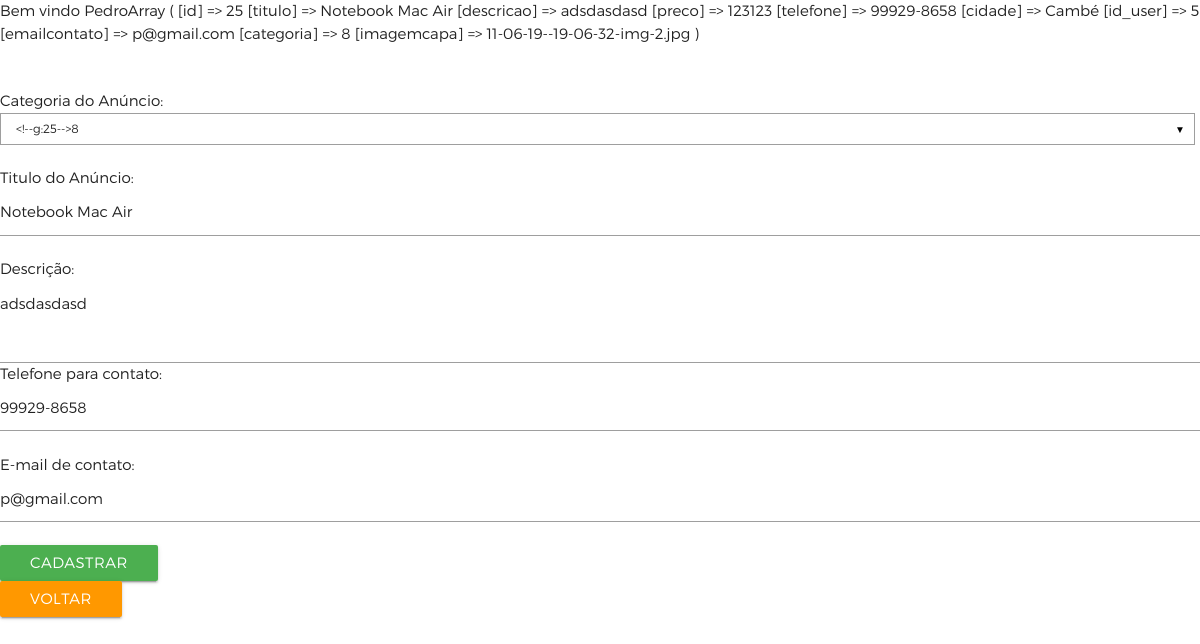
Page /edit_post.php?id=25 (signed in) on the committed database.
### tables this page shows
CREATE TABLE `anuncios` (
  `id` int(11) NOT NULL,
  `titulo` varchar(255) NOT NULL,
  `descricao` mediumtext NOT NULL,
  `preco` varchar(15) NOT NULL,
  `telefone` varchar(255) NOT NULL,
  `cidade` varchar(255) NOT NULL,
  `id_user` int(11) NOT NULL,
  `emailcontato` varchar(255) NOT NULL,
  `categoria` varchar(255) NOT NULL,
  `imagemcapa` mediumtext NOT NULL
);

### edit_post.php (the view, shortened to what this page needs)
<?php require_once 'assets/php/conn.php'; ?>
<?php
$id = $_REQUEST['id'];
if((!isset ($_SESSION['nome']) == true) and (!isset ($_SESSION['senha']) == true))
{
	unset($_SESSION['email']);
	unset($_SESSION['senha']);
	unset($_SESSION['nome']);
	echo    "<META HTTP-EQUIV=REFRESH CONTENT = '0;URL=http://localhost/php/login.php'>
	<script type='text/javascript'>
	alert('Logue para prosseguir');
	</script>";
} else {
	$logado = $_SESSION['nome'];
}
if((isset($_SESSION['nome']) == true)) {
	echo "Bem vindo ".$logado;
}
$queryAnuncio = "SELECT * FROM anuncios
WHERE '$id' = id";
$result = mysqli_query($conn, $queryAnuncio) or die(mysqli_error($conn));
$rowAnuncio = mysqli_fetch_assoc($result);
print_r($rowAnuncio);
$titulo = $rowAnuncio['titulo'];
$descricao = $rowAnuncio['descricao'];
$telefone = $rowAnuncio['telefone'];
$emailcontato = $rowAnuncio['emailcontato'];
?>
<!DOCTYPE html>
<html lang="en">
<head>
	<?php require_once 'assets/php/styles.php'; ?>
</head>
<body>
	<form method="post" action="assets/php/php-post-update.php">
		<input type="hidden" name="id" placeholder="Qual seu nome?" value="<?php echo $id ?>" required><br/><br/>
		Categoria do Anúncio:<BR />
		<BR />
		Titulo do Anúncio:<br/>
		<input type="text" name="titulo" placeholder="Qual seu nome?" value="<?php echo $titulo?>" required><br/><br/>
		Descrição:<br/>
		<textarea id="descricao" name="descricao" class="materialize-textarea"><?php echo $descricao?></textarea>
		Telefone para contato:<br/>
		<input type="text" name="telefone" value="<?php echo $telefone?>" placeholder="Qual sua cidade?" required><br/><br/>
		E-mail de contato:<br />
		<input type="text" name="emailcontato" placeholder="" value="<?php echo $emailcontato; ?>" required><br/><br/>
		<button class="btn green" type="submit">Cadastrar</button>
		<BR>
		<a href="index.php" class="btn orange">Voltar</a>
	</form>
</body>
</html>

### assets/css/style.css (style rules this page uses)
body { margin: 0; padding: 0; box-sizing: border-box; font-family: 'Montserrat Light'; overflow-x: hidden; background: white; }
input[type=text]::placeholder, input[type=number]::placeholder, input[type=password]::placeholder { color: lightgray; font-size: .8rem; margin: 0px !important; padding-left: 10px }

### rows in the picture
anuncios: titulo "Notebook Mac Air", descricao "adsdasdasd", telefone "99929-8658", emailcontato "p@gmail.com"

### other values in the picture
$logado "Pedro"
